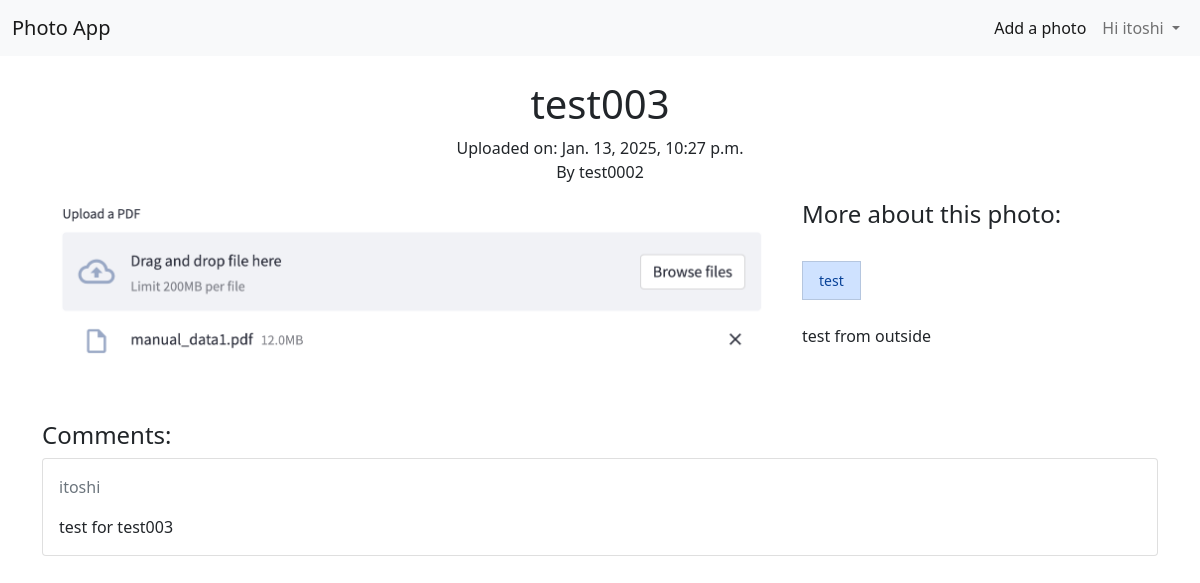
/photo/9/ (signed in), run on the app's committed database.
### photoapp/models.py (models this page shows, shortened)
class Photo(models.Model):
    title = models.CharField(max_length=45)
    description = models.CharField(max_length=200)
    created = models.DateTimeField(auto_now_add=True)
    image = models.ImageField(upload_to='photos/')
    submitter = models.ForeignKey(get_user_model(), on_delete=models.CASCADE)
    tags = TaggableManager()

class Comment(models.Model):
    photo = models.ForeignKey(Photo, related_name='comments', on_delete=models.CASCADE)
    author = models.ForeignKey(get_user_model(), on_delete=models.CASCADE)
    text = models.TextField()
    created = models.DateTimeField(auto_now_add=True)

### photoapp/views.py (the view)
# urls.py: path('photo/<int:pk>/', views.PhotoDetailView.as_view(), name='detail'),
class PhotoDetailView(DetailView):
    model = Photo# Photo
    template_name = 'photoapp/detail.html'
    context_object_name = 'photo'

### photoapp/templates/photoapp/detail.html (shortened to what this page needs)
{% extends 'base.html' %}
{% load crispy_forms_tags %}
{% block body %}
<div class="mx-auto">
  <h1 class="text-center">{{ photo.title }}</h1>
  <p class="text-center fw-light">Uploaded on: {{ photo.created }} <br> By {{ photo.submitter.username }}</p>
</div>
<div class="row pb-5">
  <div class="col-md-8">
    <img src="{{ photo.image.url }}" alt="" width="100%" />
  </div>
  <div class="col-md-4">
    <h4>More about this photo:</h4>
    <ul class="list-group list-group-horizontal-lg list-unstyled py-4">
      {% for tag in photo.tags.all %}
        <li><a href="{% url 'photo:tag' tag.slug %}" class="btn btn-sm list-group-item list-group-item-primary">{{ tag.name }}</a></li>
      {% endfor %}
    </ul>
    <p>{{ photo.description }}</p>
  </div>
</div>
<div>
  <h4>
    Comments:
  </h4>
  {% if not photo.comments.all %}
    <p>No comments yet</p>
  {% else %}
    {% for comment in photo.comments.all %}
      <div class="card mb-2">
        <div class="card-body">
          <p class="card-text text-muted">{{ comment.author }}</p>
          <p class="card-text">{{ comment.text }}</p>
        </div>
      </div>
    {% endfor %}
  {% endif %}
</div>
{% endblock body %}

### templates/navbar.html (shortened to what this page needs)
<nav class="navbar navbar-expand-lg navbar-light bg-light">
  <div class="container-fluid">
    <a class="navbar-brand" href="{% url 'photo:list' %}">Photo App</a>
    <div
      class="collapse navbar-collapse flex-row-reverse"
      id="navbarTogglerDemo02"
    >
      <ul class="navbar-nav">
        {% if user.is_authenticated %}
        <li class="nav-item">
          <a class="nav-link active" href="{% url 'photo:create' %}">Add a photo</a>
        </li>
        <li class="nav-item dropdown">
          <a
            class="nav-link dropdown-toggle"
            href="#"
            id="navbarDropdown"
            role="button"
            data-bs-toggle="dropdown"
            aria-expanded="false"
          >
            Hi {{ user.username }}
          </a>
        </li>
        {% else %}
        <li class="nav-item">
          <a href="{% url 'users:login' %}" class="btn btn-sm btn-danger">Sign In</a>
        </li>
        {% endif %}
      </ul>
    </div>
  </div>
</nav>

### data on the page
Photo: title "test003", created "Jan. 13, 2025, 10:27 p.m.", submitter.username "test0002", image (picture), description "test from outside"
Tag: name "test"
Comment: author "itoshi", text "test for test003"

### other printed values
{{ user.username }} "itoshi"
